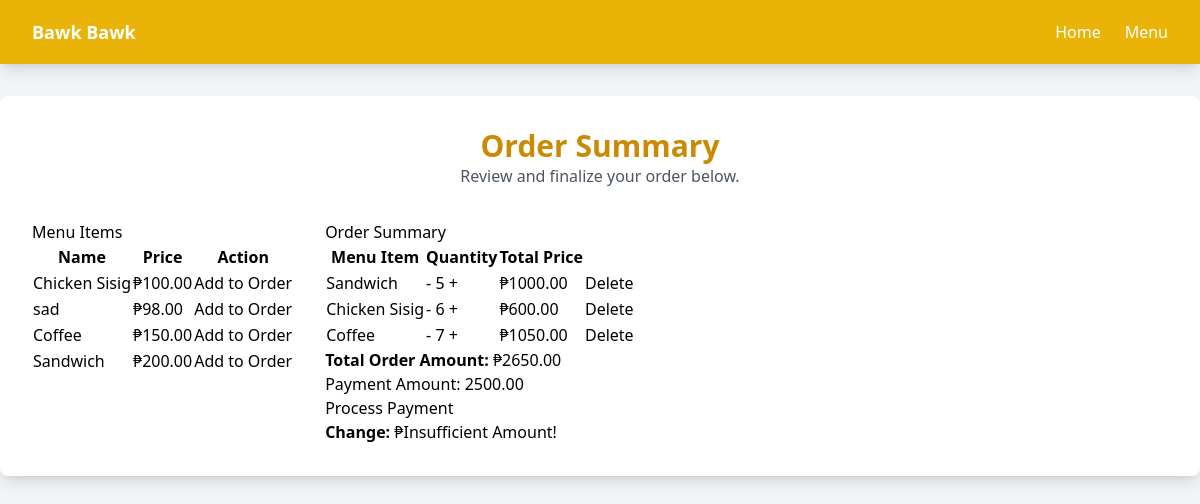
Before: /neworder/16/ with the older database file.
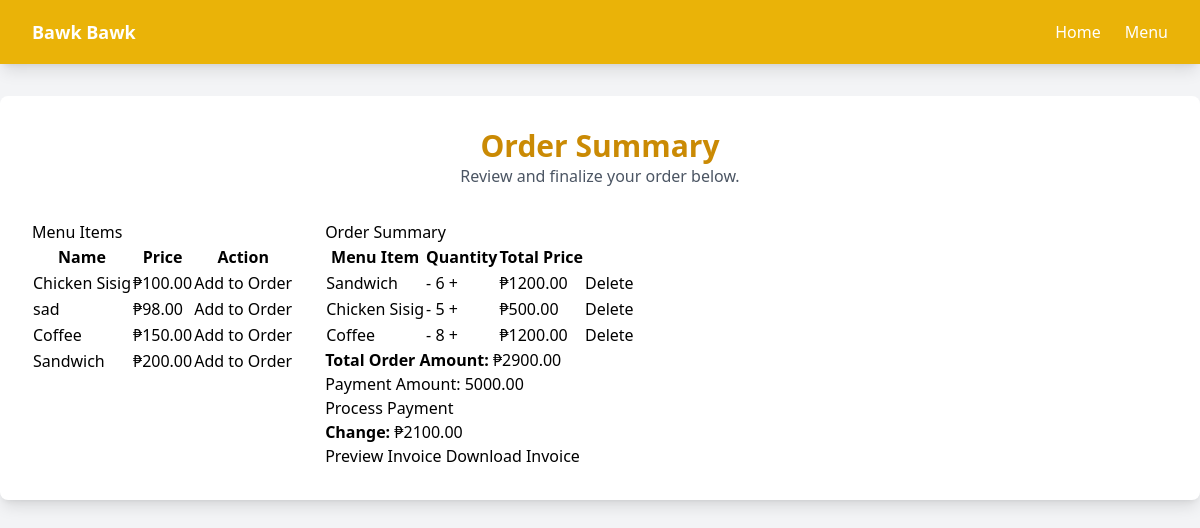
After: the same page with the newer database file.
### sales_list/models.py (models this page shows, shortened)
class OrderDetail(models.Model):
    quantity = models.PositiveIntegerField()
    menu_item = models.ForeignKey(MenuItem, on_delete=models.CASCADE, blank=True, null=True)
    order_summary = models.ForeignKey(OrderSummary, on_delete=models.SET_NULL, blank=True, null=True)
    @property
    def total_price(self):
        return self.menu_item.price * self.quantity

class MenuItem(models.Model):
    name = models.CharField(max_length=255)
    price = models.DecimalField(max_digits=10, decimal_places=2)

class OrderSummary(models.Model):
    date = models.DateField(default=now)
    payment_amount = models.DecimalField(max_digits=10, decimal_places=2)
    @property
    def order_total(self):
        orderdetails = self.orderdetail_set.all()
        total = sum([details.total_price for details in orderdetails])
        return total
    @property
    def change(self):
        orderdetails = self.orderdetail_set.all()
        total = sum([details.total_price for details in orderdetails])
        change = self.payment_amount - total
        if total > self.payment_amount:
            return "Insufficient Amount!"
        elif self.payment_amount >= total:
            return change

### sales_list/views.py (the view, shortened to what this page needs)
# urls.py: path('neworder/<int:order_id>/', sales.new_order, name='neworder'),
def new_order(request, order_id):
    order_summary = OrderSummary.objects.get(id=order_id)
    all_items = MenuItem.objects.all()
    context = {
        'order_summary': order_summary,
        'all_items': all_items,
        'all_order_items': OrderDetail.objects.filter(order_summary=order_summary),
    }
    return render(request, 'neworder.html', context)

### sales_list/templates/neworder.html (shortened to what this page needs)
{% extends 'base.html' %}
{% block content %}
<div class="bg-white p-8 rounded-lg shadow-lg">
    <div class="text-center mb-8">
        <h1 class="text-3xl font-bold text-yellow-600">Order Summary</h1>
        <p class="text-gray-600">Review and finalize your order below.</p>
    </div>
    <div class="flex flex-row">
        <div>
            <h2>Menu Items</h2>
            <form method="POST">
                <table class="table-auto">
                    <thead>
                        <tr>
                            <th>Name</th>
                            <th>Price</th>
                            <th>Action</th>
                        </tr>
                    </thead>
                    <tbody>
                        {% for item in all_items %}
                        <tr>
                            <td>{{ item.name }}</td>
                            <td>₱{{ item.price }}</td>
                            <td>
                                <button type="submit" name="menu_item" value="{{ item.id }}" class="add-btn">Add to Order</button>
                            </td>
                        </tr>
                        {% endfor %}
                    </tbody>
                </table>
            </form>
        </div>
    <div class="pl-8">
        <h2>Order Summary</h2>
        <table class="table-auto">
            <thead>
                <tr>
                    <th>Menu Item</th>
                    <th>Quantity</th>
                    <th>Total Price</th>
                </tr>
            </thead>
            <tbody>
                {% for order_item in all_order_items %}
                <tr>
                    <td>{{ order_item.menu_item.name }}</td>
                    <td>
                        <form method="POST" action="{% url 'update_quantity' order_item.id %}">
                            <button type="submit" name="adjustment" value="decrease">-</button>
                            <span>{{ order_item.quantity }}</span>
                            <button type="submit" name="adjustment" value="increase">+</button>
                        </form>
                    </td>
                    <td>₱{{ order_item.total_price }}</td>
                    <td>
                        <a href="{% url 'delete_order_item' order_item.id %}">Delete</a>
                    </td>
                </tr>
                {% endfor %}
            </tbody>
        </table>
        <form method="POST" action="{% url 'process_payment' order_summary.id %}">
            <p><strong>Total Order Amount:</strong> ₱{{ order_summary.order_total }}</p>
            <div>
                <label for="payment_amount">Payment Amount:</label>
                <input type="number" name="payment_amount" step="0.01" min="0" value="{{ order_summary.payment_amount }}" required>
            </div>
            <button type="submit" class="btn btn-primary">Process Payment</button>
            <p><strong>Change:</strong> ₱{{ order_summary.change }}</p>
        </form>
        {% if order_summary.payment_amount > order_summary.order_total %}
        <div>
            <a href="{% url 'report_preview' order_summary.id %}" class="btn btn-secondary">Preview Invoice</a>
            <a href="{% url 'report_download' order_summary.id %}" class="btn btn-primary">Download Invoice</a>
        </div>
        {% endif %}
    </div>
</div>
</div>
{% endblock %}

Changed rows visible on the page:
changed OrderDetail "Sandwich": quantity "5" → "6"; total_price "1000.00" → "1200.00"
changed OrderDetail "Chicken Sisig": quantity "6" → "5"; total_price "600.00" → "500.00"
changed OrderDetail "Coffee": quantity "7" → "8"; total_price "1050.00" → "1200.00"
changed OrderSummary: order_total "2650.00" → "2900.00"; payment_amount "2500.00" → "5000.00"; change "Insufficient Amount!" → "2100.00"
Other visible differences:
text now shown: "Preview Invoice Download Invoice"
